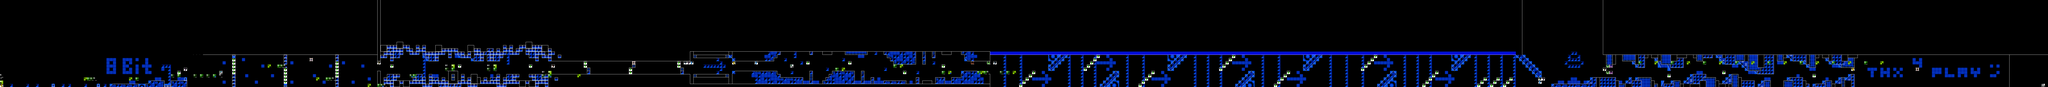

Below is a game level as drawn by its tile map, then a one-line description and the .tmx that defines it (tile-layer data replaced by summaries):
An orthogonal 635x27 tile map with 16x16 px tiles, 2 tile layers (SP, ...), 2 tilesets.

<map version="1.10" tiledversion="1.11.2" orientation="orthogonal" renderorder="right-down" width="635" height="27" tilewidth="16" tileheight="16" infinite="0" nextlayerid="3" nextobjectid="1">
 <editorsettings>
  <chunksize width="16" height="27" />
  <export target="../LEVELS/LEVEL DATA/lvlset_A/retray.csv" format="csv" />
 </editorsettings>
 <tileset firstgid="1" name="famidash" tilewidth="16" tileheight="16" tilecount="256" columns="16">
  <image source="../GRAPHICS/famidash.bmp" width="256" height="256" />
 </tileset>
 <tileset firstgid="257" name="sprites" tilewidth="16" tileheight="16" tilecount="256" columns="16">
  <image source="../GRAPHICS/sprites.png" width="256" height="256" />
 </tileset>
 <layer id="1" width="635" height="27">
  <data>[17145 cells, 17145 non-empty, 76 distinct tile ids]</data>
 </layer>
 <layer id="2" name="SP" width="635" height="27">
  <data>[17145 cells, 175 non-empty, 26 distinct tile ids]</data>
 </layer>
</map>
